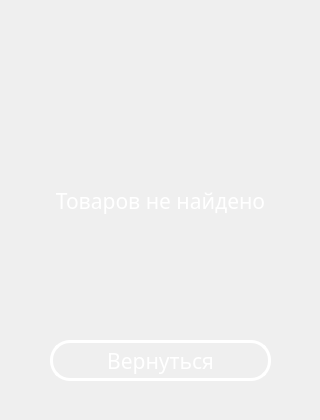
<?xml version="1.0" encoding="UTF-8"?>
<ui version="4.0">
 <class>Dialog</class>
 <widget class="QDialog" name="Dialog">
  <property name="geometry">
   <rect>
    <x>0</x>
    <y>0</y>
    <width>320</width>
    <height>420</height>
   </rect>
  </property>
  <property name="minimumSize">
   <size>
    <width>320</width>
    <height>420</height>
   </size>
  </property>
  <property name="maximumSize">
   <size>
    <width>320</width>
    <height>420</height>
   </size>
  </property>
  <property name="windowTitle">
   <string>Dialog</string>
  </property>
  <property name="styleSheet">
   <string notr="true">background: url(&quot;icons_new/Сортировка.jpg&quot;);</string>
  </property>
  <widget class="QLabel" name="Error">
   <property name="geometry">
    <rect>
     <x>0</x>
     <y>70</y>
     <width>321</width>
     <height>261</height>
    </rect>
   </property>
   <property name="styleSheet">
    <string notr="true"> font-size:16pt;
	font-family:Comfortaa;
background:none;
border:none;
color:white;</string>
   </property>
   <property name="text">
    <string>Товаров не найдено</string>
   </property>
   <property name="alignment">
    <set>Qt::AlignmentFlag::AlignCenter</set>
   </property>
  </widget>
  <widget class="QPushButton" name="Return_to_Sortion">
   <property name="geometry">
    <rect>
     <x>50</x>
     <y>340</y>
     <width>221</width>
     <height>41</height>
    </rect>
   </property>
   <property name="styleSheet">
    <string notr="true">QPushButton{
background:none;
border:3px solid white;
border-radius:20px;
color:white;
font-family:Comfortaa;;
font-size:16pt;
}
QPushButton:hover{
background:white;
color:rgba(36,173,243,255);
}
QPushButton:pressed{
border:none;
background:rgba(255,255,255,160);
color:rgba(36,173,243,255);
}</string>
   </property>
   <property name="text">
    <string>Вернуться</string>
   </property>
   <property name="icon">
    <iconset resource="resourses_new.qrc">
     <normaloff>:/resourses_new/icons/arrow_back_24dp_FILL0_wght400_GRAD0_opsz24.svg</normaloff>:/resourses_new/icons/arrow_back_24dp_FILL0_wght400_GRAD0_opsz24.svg</iconset>
   </property>
   <property name="iconSize">
    <size>
     <width>25</width>
     <height>25</height>
    </size>
   </property>
  </widget>
 </widget>
 <resources>
  <include location="resourses_new.qrc"/>
 </resources>
 <connections/>
</ui>
